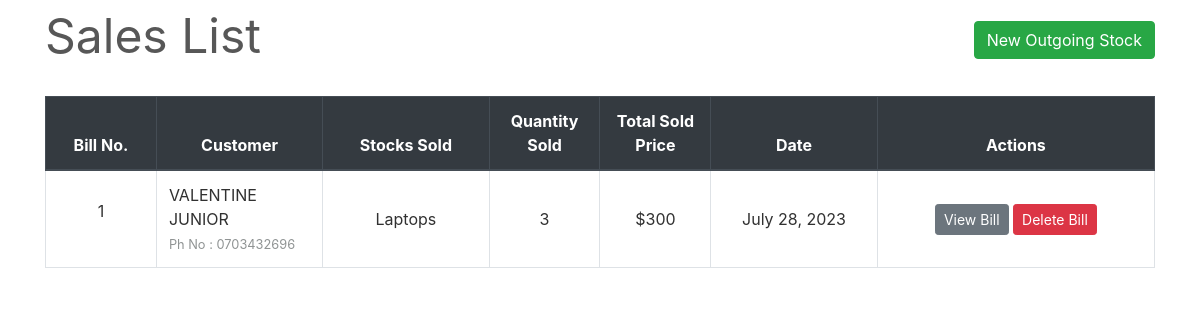
Page /transactions/sales/ on the committed database.
### transactions/models.py (models this page shows, shortened)
class SaleBill(models.Model):
    billno = models.AutoField(primary_key=True)
    time = models.DateTimeField(auto_now=True)
    name = models.CharField(max_length=150)
    phone = models.CharField(max_length=12)
    address = models.CharField(max_length=200)
    email = models.EmailField(max_length=254)
    gstin = models.CharField(max_length=15)
    def get_items_list(self):
        return SaleItem.objects.filter(billno=self)
    def get_total_price(self):
        saleitems = SaleItem.objects.filter(billno=self)
        total = 0
        for item in saleitems:
            total += item.totalprice
        return total

class SaleItem(models.Model):
    billno = models.ForeignKey(SaleBill, on_delete = models.CASCADE, related_name='salebillno')
    stock = models.ForeignKey(Stock, on_delete = models.CASCADE, related_name='saleitem')
    quantity = models.IntegerField(default=1)
    perprice = models.IntegerField(default=1)
    totalprice = models.IntegerField(default=1)

### inventory/models.py (models this page shows, shortened)
class Stock(models.Model):
    id = models.AutoField(primary_key=True)
    name = models.CharField(max_length=30, unique=True)
    quantity = models.IntegerField(default=1)
    is_deleted = models.BooleanField(default=False)

### transactions/views.py (the view)
# urls.py: path('sales/', views.SaleView.as_view(), name='sales-list'),
class SaleView(ListView):
    model = SaleBill
    template_name = "sales/sales_list.html"
    context_object_name = 'bills'
    ordering = ['-time']
    paginate_by = 10

### transactions/templates/sales/sales_list.html (shortened to what this page needs)
{% extends "base.html" %}
{% load widget_tweaks %}
{% block content %}
    <div class="row" style="color: #575757; font-style: bold; font-size: 3rem;">
        <div class="col-md-8">Sales List</div>
        <div class="col-md-4">
            <div style="float:right;"> <a class="btn btn-success" href="{% url 'new-sale' %}">New Outgoing Stock</a> </div>
        </div>
    </div>
    <br>
    <table class="table table-css table-bordered table-hover">
        <thead class="thead-dark align-middle">
            <tr>
                <th width="10%">Bill No.</th>
                <th width="15%">Customer</th>
                <th width="15%">Stocks Sold</th>
                <th width="10%">Quantity Sold</th>
                <th width="10%">Total Sold Price</th>
                <th width="15%">Date</th>
                <th width="25%">Actions</th>
            </tr>
        </thead>
{% if bills %}
        <tbody>
            {% for sale in bills %}
            <tr>
                <td class="align-middle"> <p>{{ sale.billno }}</p> </td>
                <td class=""> {{ sale.name }} <br> <small style="color: #909494">Ph No : {{ sale.phone }}</small> </td>
                <td class="align-middle">{% for item in sale.get_items_list %} {{ item.stock.name }} <br> {% endfor %}</td>
                <td class="align-middle">{% for item in sale.get_items_list %} {{ item.quantity }} <br> {% endfor %}</td>
                <td class="align-middle">${{ sale.get_total_price }}</td>
                <td class="align-middle">{{ sale.time.date }}</td>
                <td class="align-middle"> <a href="{% url 'sale-bill' sale.billno %}" class="btn btn-secondary btn-sm">View Bill</a> <a href="{% url 'delete-sale' sale.pk %}" class="btn btn-danger btn-sm">Delete Bill</a> </td>
            </tr>
            {% endfor %}
        </tbody>
    </table>
{% else %}
        <tbody></tbody>
    </table>
    <br><br><br><br><br><br><br><br>
    <div style="color: #575757; font-style: bold; font-size: 1.5rem; text-align: center;">The records are empty. Please try adding some.</div>
{% endif %}
{% endblock content %}

### homepage/static/css/main.css (style rules this page uses)
body, html { height: 100%; }
p { color: rgb(49, 49, 49); }
a { color: #55b159; }
.table-css { color: #313131; }
.align-middle { text-align: center; }

### rows in the picture
SaleBill: billno "1", name "VALENTINE JUNIOR", phone "0703432696", get_total_price "300", time "July 28, 2023"
SaleItem: stock.name "Laptops", quantity "3"
